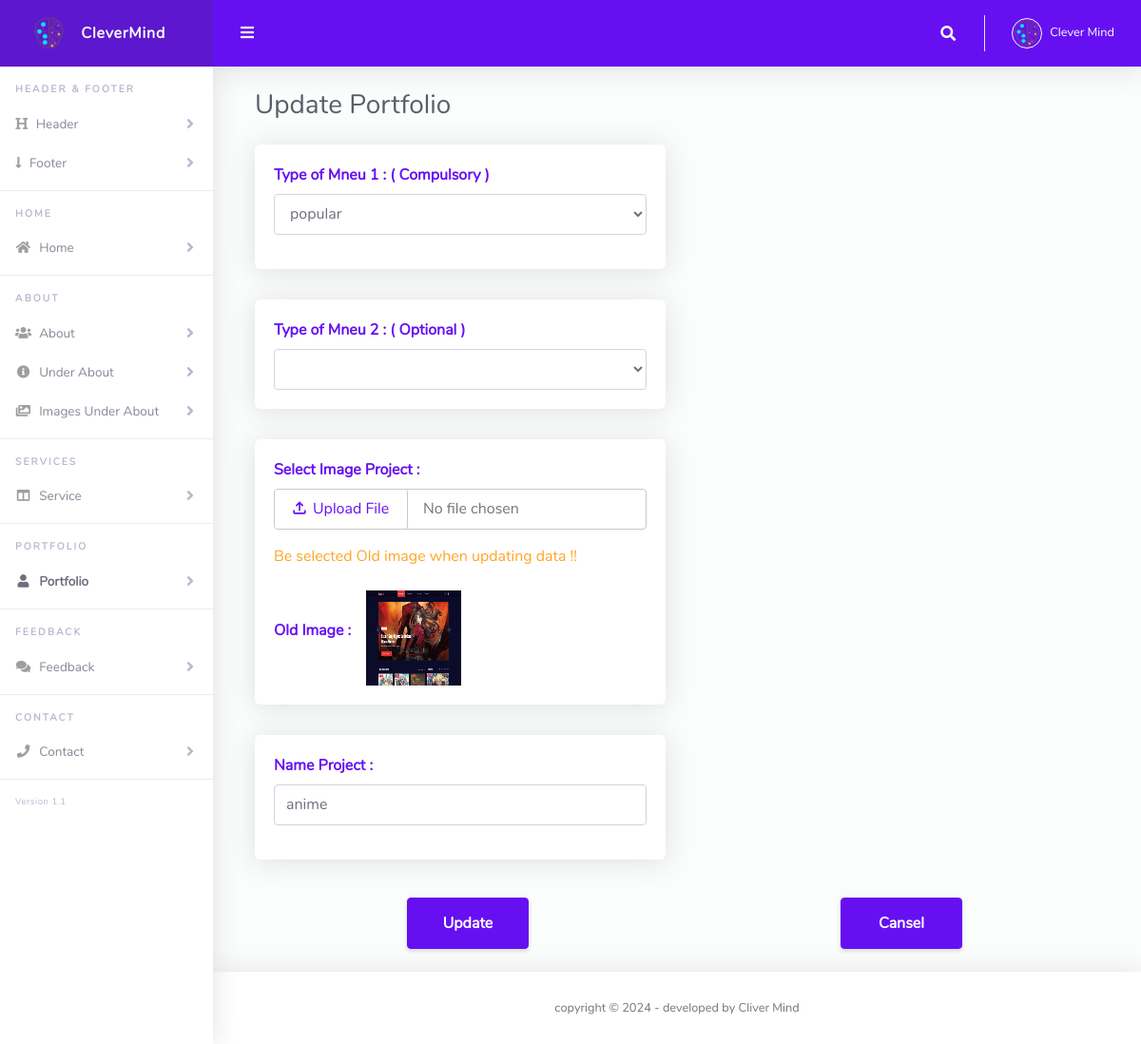
The page /Dashboard/Add_portfolio.php?edit_portfolio=3 on the database its author committed.
### tables this page shows
CREATE TABLE `portfolio` (
  `id_portfolio` int(11) NOT NULL,
  `state` varchar(100) NOT NULL,
  `state2` varchar(200) NOT NULL,
  `img_portfolio` text NOT NULL,
  `name_portfolio` varchar(150) NOT NULL
);

### Dashboard/includes/functions.php (called while the page is built, shortened)
<?php
include "connection.php";
include "incFun.php";
if(isset($_GET['edit_portfolio'])){
   $id_portfolio=$_GET['edit_portfolio'];
   $update=true;
   $edit=true;
   $sql="SELECT * FROM `portfolio` WHERE `id_portfolio`='$id_portfolio'";
   $query=mysqli_query($conn,$sql);
   while ($row=mysqli_fetch_assoc($query)) {
      $img_portfolio = $row['img_portfolio'];
      $name_portfolio = $row['name_portfolio'];
   }
   if(empty($_FILES['img_portfolio']['name'])){
      $errors['edit_img_portfolio']="Be selected Old image when updating data !!";
   }
}
?>

### Dashboard/includes/incFun.php (called while the page is built, shortened)
<?php
$errors=array("name_tab"=>"" , "img_tab"=>"" , "edit_img_tab"=>"" , "img_logo"=>"" , "edit_img_logo"=>"" , "img_footer"=>"" , "edit_img_footer"=>"" ,
              "name_home"=>"" , "department"=>"" , "phone_home"=>"" , "email_home"=>"" , "zoom"=>"" , "messenger"=>"" , "cv_home"=>"" ,  "edit_cv_home"=>"" ,
              "description_about"=>"" , "cv_about"=>"" , "edit_cv_about"=> "", "experience"=>"" , "P_E"=>"" , "img_imgs_underabout"=>"" , "edit_img_imgs_underabout"=>"" ,
              "title_service1"=>"" , "title_service2"=>"" , "title_service3"=>"" , "title_service4"=>"" , "description_service1"=>"" , "description_service2"=>"" , "description_service3"=>"" , "description_service4"=>"" ,
              "state"=>"" , "state2"=>"" , "img_portfolio"=>"" , "edit_img_portfolio"=>"" , "name_portfolio"=>"" ,
              "img_feedback"=>"" , "edit_img_feedback"=>"" , "name_client"=>"" , "feed_client"=>"" ,
              "facebook"=>"" , "twitter"=>"" , "instagram"=>"" , "linkedin"=>"" );
?>

### Dashboard/Add_portfolio.php (the view, shortened to what this page needs)
<?php
include "./includes/connection.php";
include "./includes/functions.php";
include "./includes/header.php";
?>
      <li class="nav-item">
        <a class="nav-link collapsed" href="#" data-toggle="collapse" data-target="#collapseHeader" aria-expanded="true"
          aria-controls="collapseHeader">
          <i class="fa fa-header"></i>
          <span>Header</span>
        </a>
      </li>
      <li class="nav-item">
        <a class="nav-link collapsed" href="#" data-toggle="collapse" data-target="#collapseFooter" aria-expanded="true"
          aria-controls="collapseFooter">
          <i class="fa fa-long-arrow-down"></i>
          <span>Footer</span>
        </a>
      </li>
      <hr class="sidebar-divider">
      <div class="sidebar-heading">
        Home
      </div>
      <li class="nav-item">
        <a class="nav-link collapsed" href="#" data-toggle="collapse" data-target="#collapseHome" aria-expanded="true"
          aria-controls="collapseHome">
          <i class="fas fa-fw fa-home"></i>
          <span>Home</span>
        </a>
      </li>
      <hr class="sidebar-divider">
      <div class="sidebar-heading">
        About
      </div>
      <li class="nav-item">
        <a class="nav-link collapsed" href="#" data-toggle="collapse" data-target="#collapseAbout" aria-expanded="true"
          aria-controls="collapseAbout">
          <i class="fas fa-fw fa-users"></i>
          <span>About</span>
        </a>
      </li>
      <li class="nav-item">
        <a class="nav-link collapsed" href="#" data-toggle="collapse" data-target="#collapseUnder" aria-expanded="true"
          aria-controls="collapseUnder">
          <i class="fas fa-fw fa-info-circle"></i>
          <span>Under About</span>
        </a>
      </li>
      <li class="nav-item">
        <a class="nav-link collapsed" href="#" data-toggle="collapse" data-target="#collapseImagesUnder" aria-expanded="true"
          aria-controls="collapseImagesUnder">
          <i class="fas fa-fw fa-images"></i>
          <span>Images Under About</span>
        </a>
      </li>
      <hr class="sidebar-divider">
      <div class="sidebar-heading">
        Services
      </div>
      <li class="nav-item">
        <a class="nav-link collapsed" href="#" data-toggle="collapse" data-target="#collapseService" aria-expanded="true"
          aria-controls="collapseService">
          <i class="fas fa-fw fa-columns"></i>
          <span>Service</span>
        </a>
      </li>
      <hr class="sidebar-divider">
      <div class="sidebar-heading">
        Portfolio
      </div>
      <li class="nav-item active">
        <a class="nav-link collapsed" href="#" data-toggle="collapse" data-target="#collapsePortfolio" aria-expanded="true"
          aria-controls="collapsePortfolio">
          <i class="fas fa-fw fa-user"></i>
          <span>Portfolio</span>
        </a>
      </li>
      <hr class="sidebar-divider">
      <div class="sidebar-heading">
        Feedback
      </div>
      <li class="nav-item">
        <a class="nav-link collapsed" href="#" data-toggle="collapse" data-target="#collapseFeedback" aria-expanded="true"
          aria-controls="collapseFeedback">
          <i class="fas fa-fw fa-comments"></i>
          <span>Feedback</span>
        </a>
      </li>
      <hr class="sidebar-divider">
      <div class="sidebar-heading">
        Contact
      </div>
      <li class="nav-item">
        <a class="nav-link collapsed" href="#" data-toggle="collapse" data-target="#collapseContact" aria-expanded="true"
          aria-controls="collapseContact">
          <i class="fas fa-fw fa-phone"></i>
          <span>Contact</span>
        </a>
      </li>
      <hr class="sidebar-divider">
      <div class="version" id="version-ruangadmin"></div>
    </ul>
    <div id="content-wrapper" class="d-flex flex-column">
      <div id="content">
        <?php include "./includes/navbar.php"; ?>
        <div class="container-fluid" id="container-wrapper">
          <form action="<?php echo $_SERVER['PHP_SELF'] ?>" method="POST" enctype="multipart/form-data">
            <div class="row m-2">
              <div class="col-xl-12 col-md-12">
                  <?php if($update==true || $edit==true): ?>
                      <h1 class="h3 text-gray-800 mb-3">Update Portfolio</h1>
                  <?php else: ?>
                      <h1 class="h3 text-gray-800 mb-3">Add New Portfolio</h1>
                  <?php endif; ?>
              </div>
            </div>
            <div class="row m-2">
              <div class="col-xl-6 col-lg-6 mb-4">
                <div class="card h-100">
                  <div class="card-body">
                    <div class="row align-items-center">
                      <div class="col">
                        <div class="form-group mb-0 pm-0">
                          <label class="text-primary font-weight-bold">Type of Mneu 1 : ( Compulsory )</label>
                          <select class="select2-single-placeholder form-control" name="state" id="select2SinglePlaceholder">
                            <?php
                              $sql_mneu="SELECT `state` FROM `portfolio` WHERE `id_portfolio`='$id_portfolio'";
                              $result=mysqli_query($conn , $sql_mneu);
                              $row_mneus=mysqli_fetch_assoc($result);
                              if($update==true || $edit==true):
                            ?>
                              <option selected><?php echo $row_mneus['state'] ?></option>
                            <?php endif; ?>
                          </select>
                          <div class="text-danger pt-3 mb-0"><?php echo $errors['state'] ?></div>
                        </div>
                      </div>
                    </div>
                  </div>
                </div>
              </div>
            </div>
            <div class="row m-2">
              <div class="col-xl-6 col-lg-6 mb-4">
                <div class="card h-100">
                  <div class="card-body">
                    <div class="row align-items-center">
                      <div class="col">
                        <div class="form-group mb-0 pm-0">
                          <label class="text-primary font-weight-bold">Type of Mneu 2 : ( Optional )</label>
                          <select class="select2-single-placeholder form-control" name="state2" id="selectSinglePlaceholder">
                            <?php
                              $sql_mneu="SELECT `state2` FROM `portfolio` WHERE `id_portfolio`='$id_portfolio'";
                              $result=mysqli_query($conn , $sql_mneu);
                              $row_mneus=mysqli_fetch_assoc($result);
                              if($update==true || $edit==true):
                            ?>
                              <option selected><?php echo $row_mneus['state2'] ?></option>
                            <?php endif; ?>
                            <option value="popular">popular</option>
                          </select>
                        </div>
                      </div>
                    </div>
                  </div>
                </div>
              </div>
            </div>
            <div class="row m-2">
              <div class="col-xl-6 col-lg-6 mb-4">
                <div class="card h-100">
                  <div class="card-body">
                    <div class="row align-items-center">
                      <div class="col">
                        <div class="form-group mb-0 pm-0">
                          <label class="text-primary font-weight-bold">Select Image Project :</label>
                          <div class="input-group">
                            <input type="file" name="img_portfolio" class="pl-0 py-0" accept="Image/*">
                            <div class="d-flex flex-column">
                              <?php if($edit==true): ?>
                                <p class="text-warning pt-3 mb-0"><?php echo $errors['edit_img_portfolio'] ?></p> <br>
                                <div class="d-flex align-items-center">
                                  <p class="text-primary font-weight-bold mr-3 ">Old Image :  </p>
                                  <img src="Upload/<?php echo $img_portfolio ?>" alt="<?php echo $img_portfolio ?>" title="<?php echo $img_portfolio ?>" style="width:100px; height: 100px;">
                                </div>
                              <?php endif; ?>
                            </div>
                          </div>
                        </div>
                      </div>
                    </div>
                  </div>
                </div>
              </div>
            </div>
            <div class="row m-2">
              <div class="col-xl-6 col-lg-6 mb-4">
                <div class="card h-100">
                  <div class="card-body">
                    <div class="row align-items-center">
                      <div class="col">
                        <div class="form-group mb-0 pm-0">
                          <label class="text-primary font-weight-bold">Name Project :</label>
                          <input type="text" name="name_portfolio" class="form-control" value="<?php echo htmlspecialchars($name_portfolio); ?>" placeholder="Enter Name ...">
                          <div class="text-danger pt-3"><?php echo $errors['name_portfolio'] ?></div>
                        </div>
                      </div>
                    </div>
                  </div>
                </div>
              </div>
            </div>
            <div class="row justify-content-around bs m-2">
              <div class="col-lg-2 col-xl-2">
                <?php if($update==true): ?>
                  <button name="update_portfolio" class="btn btn-primary m-2 w-100 h-100 font-weight-bold">Update</button>
                <?php else: ?>
                  <button name="save_portfolio" class="btn btn-primary m-2 w-100 h-100 font-weight-bold">Save</button>
                <?php endif; ?>
              </div>
              <div class="col-lg-2 col-xl-2 bc">
                <button name="cansel_portfolio" class="btn btn-primary m-2 w-100 h-100 font-weight-bold">Cansel</button>
              </div>
            </div>
          </form>
          <br>
        </div>
      </div>
<?php include "./includes/footer.php"; ?>

### rows shown on the page
portfolio: state "popular", img_portfolio (picture), name_portfolio "anime"

### other values the page prints
$errors['edit_img_portfolio'] "Be selected Old image when updating data !!"
